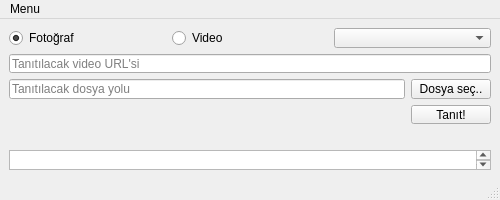
<?xml version="1.0" encoding="UTF-8"?>
<ui version="4.0">
 <class>MainWindow</class>
 <widget class="QMainWindow" name="MainWindow">
  <property name="geometry">
   <rect>
    <x>0</x>
    <y>0</y>
    <width>500</width>
    <height>200</height>
   </rect>
  </property>
  <property name="minimumSize">
   <size>
    <width>500</width>
    <height>200</height>
   </size>
  </property>
  <property name="windowTitle">
   <string>YOLOv4 (darknet)</string>
  </property>
  <widget class="QWidget" name="centralwidget">
   <layout class="QVBoxLayout" name="verticalLayout">
    <item>
     <layout class="QHBoxLayout" name="horizontalLayout_2">
      <item>
       <widget class="QRadioButton" name="fotoRadio">
        <property name="text">
         <string>Fotoğraf</string>
        </property>
        <property name="checked">
         <bool>true</bool>
        </property>
       </widget>
      </item>
      <item>
       <widget class="QRadioButton" name="videoRadio">
        <property name="text">
         <string>Video</string>
        </property>
       </widget>
      </item>
      <item>
       <widget class="QComboBox" name="videoComboBox">
        <property name="editable">
         <bool>false</bool>
        </property>
        <property name="currentText">
         <string/>
        </property>
        <property name="maxVisibleItems">
         <number>2</number>
        </property>
       </widget>
      </item>
     </layout>
    </item>
    <item>
     <widget class="QLineEdit" name="videoLinkLine">
      <property name="placeholderText">
       <string>Tanıtılacak video URL'si</string>
      </property>
     </widget>
    </item>
    <item>
     <layout class="QHBoxLayout" name="horizontalLayout">
      <item>
       <widget class="QLineEdit" name="dosyaYoluLine">
        <property name="text">
         <string/>
        </property>
        <property name="placeholderText">
         <string>Tanıtılacak dosya yolu</string>
        </property>
       </widget>
      </item>
      <item>
       <widget class="QPushButton" name="dosyaYoluBtn">
        <property name="text">
         <string>Dosya seç..</string>
        </property>
       </widget>
      </item>
     </layout>
    </item>
    <item alignment="Qt::AlignRight">
     <widget class="QPushButton" name="tanitBtn">
      <property name="text">
       <string>Tanıt!</string>
      </property>
     </widget>
    </item>
    <item>
     <widget class="QLabel" name="darknetLabel">
      <property name="text">
       <string/>
      </property>
     </widget>
    </item>
    <item>
     <widget class="QTextEdit" name="textEdit"/>
    </item>
   </layout>
  </widget>
  <widget class="QMenuBar" name="menubar">
   <property name="geometry">
    <rect>
     <x>0</x>
     <y>0</y>
     <width>500</width>
     <height>26</height>
    </rect>
   </property>
   <widget class="QMenu" name="menuMenu">
    <property name="title">
     <string>Menu</string>
    </property>
    <addaction name="darknetConfigAction"/>
   </widget>
   <addaction name="menuMenu"/>
  </widget>
  <widget class="QStatusBar" name="statusbar"/>
  <action name="darknetConfigAction">
   <property name="text">
    <string>darknet Yolunu Belirle</string>
   </property>
  </action>
 </widget>
 <resources/>
 <connections/>
</ui>
